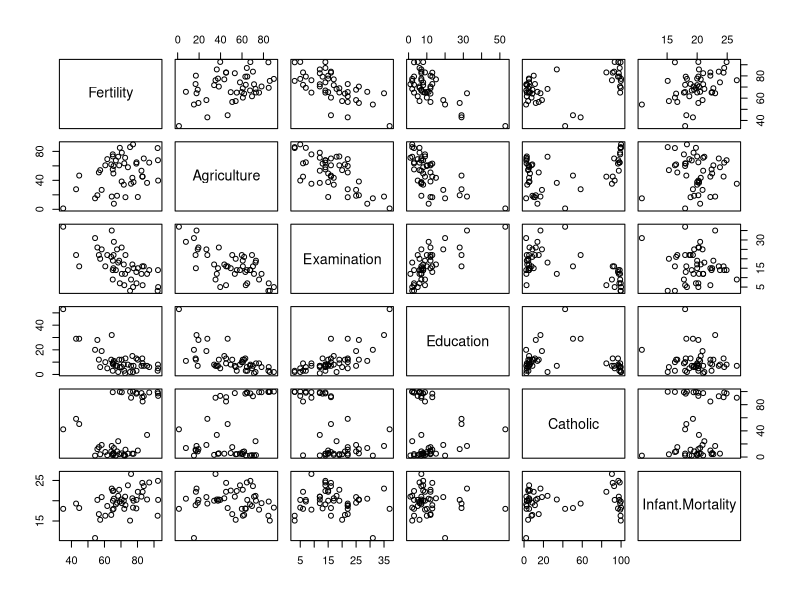
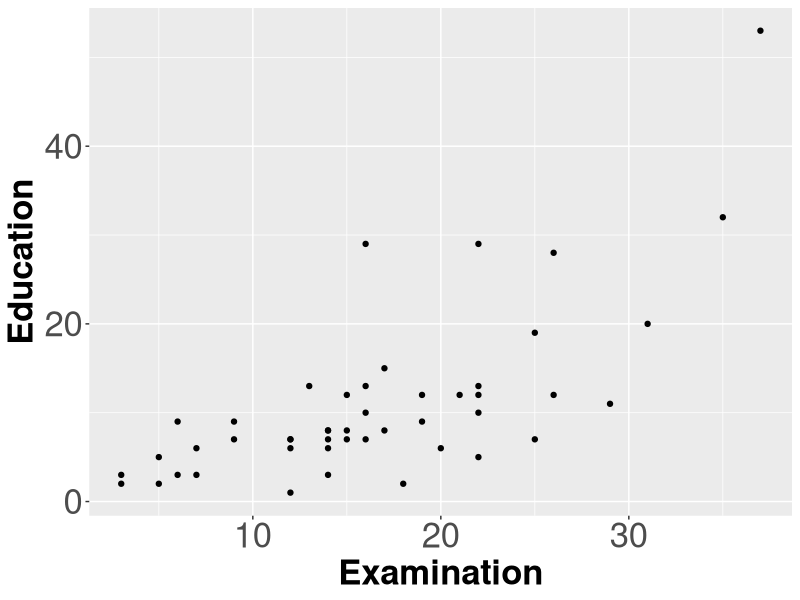
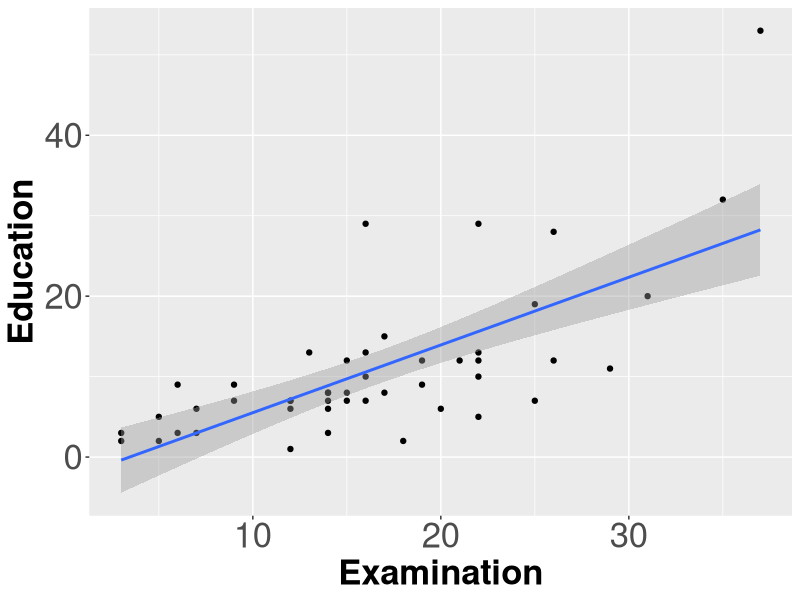
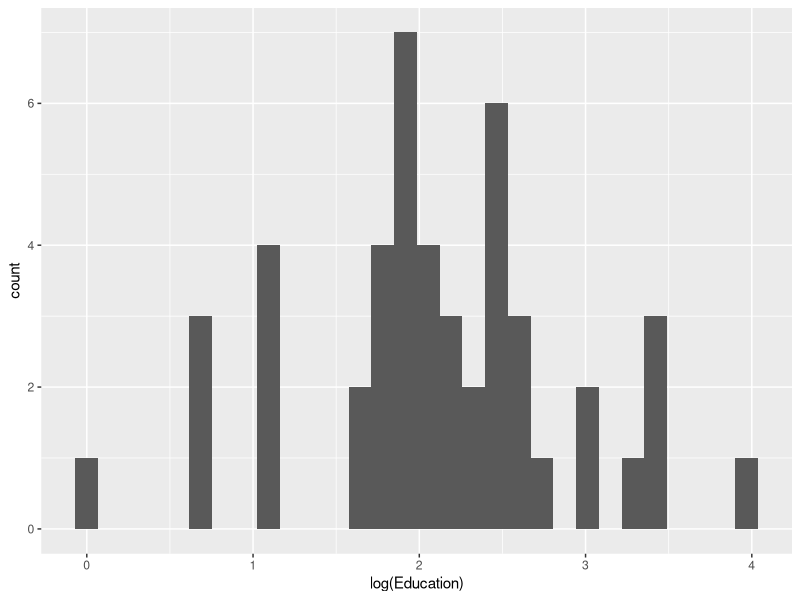
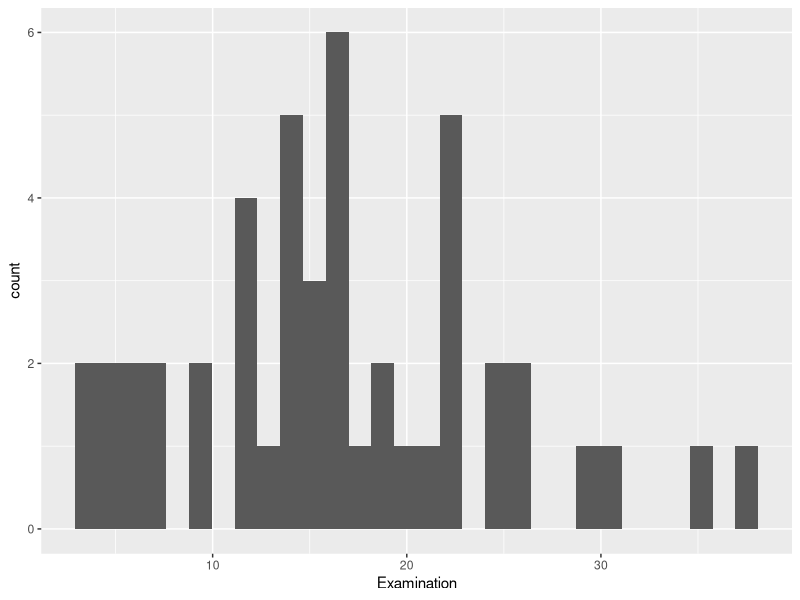

Reproduce these figures in R, in order. (Note: this script raises an error after producing the figures.)


data(swiss)
str(swiss)

pairs(swiss)

library(ggplot2)
ggplot(swiss, aes(x = Examination, y = Education))+
  geom_point()+
  theme(axis.text = element_text(size = 25),
        axis.title =element_text(size = 25, face = 'bold'))

library(ggplot2)
ggplot(swiss, aes(x = Examination, y = Education))+
  geom_point()+
  theme(axis.text = element_text(size = 25),
        axis.title =element_text(size = 25, face = 'bold'))+
  geom_smooth(method = 'lm')

ggplot(swiss, aes(x=log(Education)))+
  geom_histogram()

ggplot(swiss, aes(x=Examination))+
  geom_histogram()


# trouble №1
my_vector <- c(0.027, 0.079, 0.307, 0.098, 0.021, 0.091, 0.322, 0.211, 0.069, 0.261, 0.241, 0.166, 0.283, 0.041, 0.369, 0.167, 0.001, 0.053, 0.262, 0.033, 0.457, 0.166, 0.344, 0.139, 0.162, 0.152, 0.107, 0.255, 0.037, 0.005, 0.042, 0.220, 0.283, 0.050, 0.194, 0.018, 0.291, 0.037, 0.085, 0.004, 0.265, 0.218, 0.071, 0.213, 0.232, 0.024, 0.049, 0.431, 0.061, 0.523)
my_vector <- 1/my_vector
shapiro.test(my_vector)

# trouble №2

my_vector <- c(0.027, 0.079, 0.307, 0.098, 0.021, 0.091, 0.322, 0.211, 0.069, 0.261, 0.241, 0.166, 0.283, 0.041, 0.369, 0.167, 0.001, 0.053, 0.262, 0.033, 0.457, 0.166, 0.344, 0.139, 0.162, 0.152, 0.107, 0.255, 0.037, 0.005, 0.042, 0.220, 0.283, 0.050, 0.194, 0.018, 0.291, 0.037, 0.085, 0.004, 0.265, 0.218, 0.071, 0.213, 0.232, 0.024, 0.049, 0.431, 0.061, 0.523)
sdf <- scale(mtcars[,c(1,3)])
mean(sdf)
sdf
ssdf <- lm(sdf[,1]~sdf[,2])
ssdf$coefficients

beta.coef <- function(x){
  sdf <- scale(x)
  ssdf <- lm(sdf[,1]~sdf[,2])
  return(ssdf$coefficients)
}

beta.coef(mtcars[,c(1,3)])

library(psych)
lm.beta(lm(x[,1]~x[,2], x))

# trouble №3
str(mtcars)
t <- shapiro.test(mtcars[,1])
sdd <- append(t$p.value)

for(i in 1:ncol(mtcars[,1:6])){
  sdd <- vector(mode = "numeric")
  t <- shapiro.test(mtcars[,i])
  append(sdd,t$p.value)
}
labels(iris)

normality.test  <- function(x){
  sdd <- vector()
  for(i in 1:ncol(x)){ 
    t <- shapiro.test(x[,i])
    sdd <- c(sdd,t$p.value)
  }
  labx <- labels(x)
  names(sdd) <- as.vector(labx[[2]])
  return(sdd)
}

normality.test(iris[,-5])
normality.test(mtcars[,1:6])



